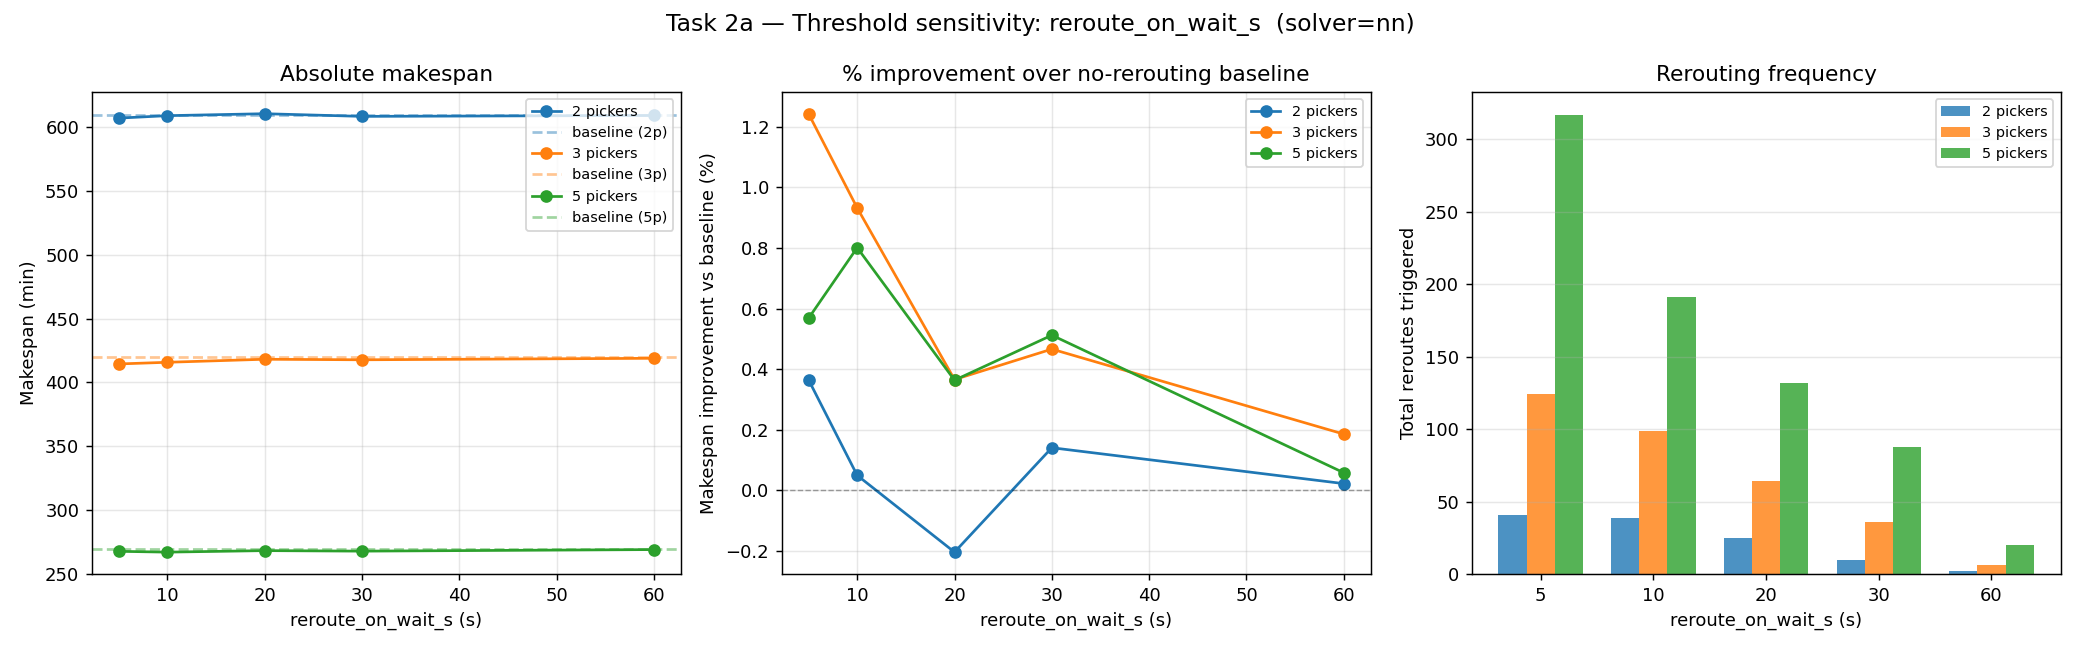

Generate this figure with Python:
"""Task 2a — Threshold sensitivity: makespan vs reroute_on_wait_s vs n_pickers.

Usage
-----
    python task2a_threshold_sensitivity.py

Output
------
    task2a_threshold_sensitivity.png  — two-panel matplotlib figure
"""
from __future__ import annotations

import sys

import numpy as np

from data_gen import generate
from graph import WarehouseGraph
from tsp import route_all_pickruns
from des import run_des

# ---------------------------------------------------------------------------
# Setup (same synthetic dataset as run_demo.py)
# ---------------------------------------------------------------------------
print("Generating data and building graph...")
ds    = generate(n_aisles=10, n_positions=20, n_items=300, n_pickruns=500, n_days=1, seed=42)
graph = WarehouseGraph(ds.locations)
routes = route_all_pickruns(ds.transactions, graph, ds.items, solver="nn")

# IMPORTANT: synchronise releases so the system is contention-bound.
#
# The raw transaction timestamps spread pickrun releases over a ~16h day, which
# makes the makespan release-bound: the last pickrun simply can't start until
# it is released, so contention (and therefore rerouting) has negligible effect
# and a threshold sweep produces a flat line.  Rerouting only matters when many
# pickers compete for one-way aisles at the same time, so for this study we
# release every pickrun at t=0.  Comment out this line to see the release-bound
# (no-effect) regime instead.
routes = [r._replace(release_s=0.0) for r in routes]
print(f"  {len(routes)} pickruns routed (releases synchronised to t=0 for contention).")

# ---------------------------------------------------------------------------
# Sweep
# ---------------------------------------------------------------------------
THRESHOLDS   = [5, 10, 20, 30, 60]   # reroute_on_wait_s values
PICKER_COUNTS = [2, 3, 5]

# results[(n_p, thresh)] = {"makespan_s": ..., "n_reroutes": ...}
results: dict[tuple[int, int | str], dict] = {}

for n_p in PICKER_COUNTS:
    print(f"\nn_pickers={n_p}")
    base = run_des(routes, graph, n_pickers=n_p)
    results[(n_p, "baseline")] = base
    print(f"  baseline        makespan={base['makespan_s']/60:.1f} min")

    for thresh in THRESHOLDS:
        stats = run_des(routes, graph, n_pickers=n_p,
                        reroute_on_wait_s=float(thresh), reroute_solver="nn")
        results[(n_p, thresh)] = stats
        pct = 100.0 * (base["makespan_s"] - stats["makespan_s"]) / base["makespan_s"]
        print(f"  thresh={thresh:>3}s  makespan={stats['makespan_s']/60:.1f} min "
              f"  ({pct:+.1f}%)  reroutes={stats['n_reroutes']}")

# ---------------------------------------------------------------------------
# Plot
# ---------------------------------------------------------------------------
try:
    import matplotlib
    matplotlib.use("Agg")
    import matplotlib.pyplot as plt
except ImportError:
    print("\nmatplotlib not installed — skipping plot (pip install matplotlib).")
    sys.exit(0)

fig, axes = plt.subplots(1, 3, figsize=(16, 5))
fig.suptitle("Task 2a — Threshold sensitivity: reroute_on_wait_s  (solver=nn)", fontsize=13)

colors = ["#1f77b4", "#ff7f0e", "#2ca02c"]

# --- Panel 1: absolute makespan ---
ax = axes[0]
for n_p, color in zip(PICKER_COUNTS, colors):
    ys = [results[(n_p, t)]["makespan_s"] / 60 for t in THRESHOLDS]
    ax.plot(THRESHOLDS, ys, marker="o", color=color, label=f"{n_p} pickers")
    base_min = results[(n_p, "baseline")]["makespan_s"] / 60
    ax.axhline(base_min, linestyle="--", color=color, alpha=0.45,
               label=f"baseline ({n_p}p)")
ax.set_xlabel("reroute_on_wait_s (s)")
ax.set_ylabel("Makespan (min)")
ax.set_title("Absolute makespan")
ax.legend(fontsize=8)
ax.grid(True, alpha=0.3)

# --- Panel 2: % improvement over baseline ---
ax = axes[1]
for n_p, color in zip(PICKER_COUNTS, colors):
    base_ms = results[(n_p, "baseline")]["makespan_s"]
    ys = [100.0 * (base_ms - results[(n_p, t)]["makespan_s"]) / base_ms
          for t in THRESHOLDS]
    ax.plot(THRESHOLDS, ys, marker="o", color=color, label=f"{n_p} pickers")
ax.axhline(0, color="black", linestyle="--", alpha=0.35, linewidth=0.8)
ax.set_xlabel("reroute_on_wait_s (s)")
ax.set_ylabel("Makespan improvement vs baseline (%)")
ax.set_title("% improvement over no-rerouting baseline")
ax.legend(fontsize=8)
ax.grid(True, alpha=0.3)

# --- Panel 3: reroute count ---
ax = axes[2]
x_idx = np.arange(len(THRESHOLDS))
bar_w = 0.25
for k, (n_p, color) in enumerate(zip(PICKER_COUNTS, colors)):
    ys = [results[(n_p, t)]["n_reroutes"] for t in THRESHOLDS]
    ax.bar(x_idx + k * bar_w, ys, bar_w, color=color, alpha=0.8, label=f"{n_p} pickers")
ax.set_xticks(x_idx + bar_w)
ax.set_xticklabels([str(t) for t in THRESHOLDS])
ax.set_xlabel("reroute_on_wait_s (s)")
ax.set_ylabel("Total reroutes triggered")
ax.set_title("Rerouting frequency")
ax.legend(fontsize=8)
ax.grid(True, alpha=0.3, axis="y")

plt.tight_layout()
out = "task2a_threshold_sensitivity.png"
plt.savefig(out, dpi=130)
print(f"\nSaved {out}")
